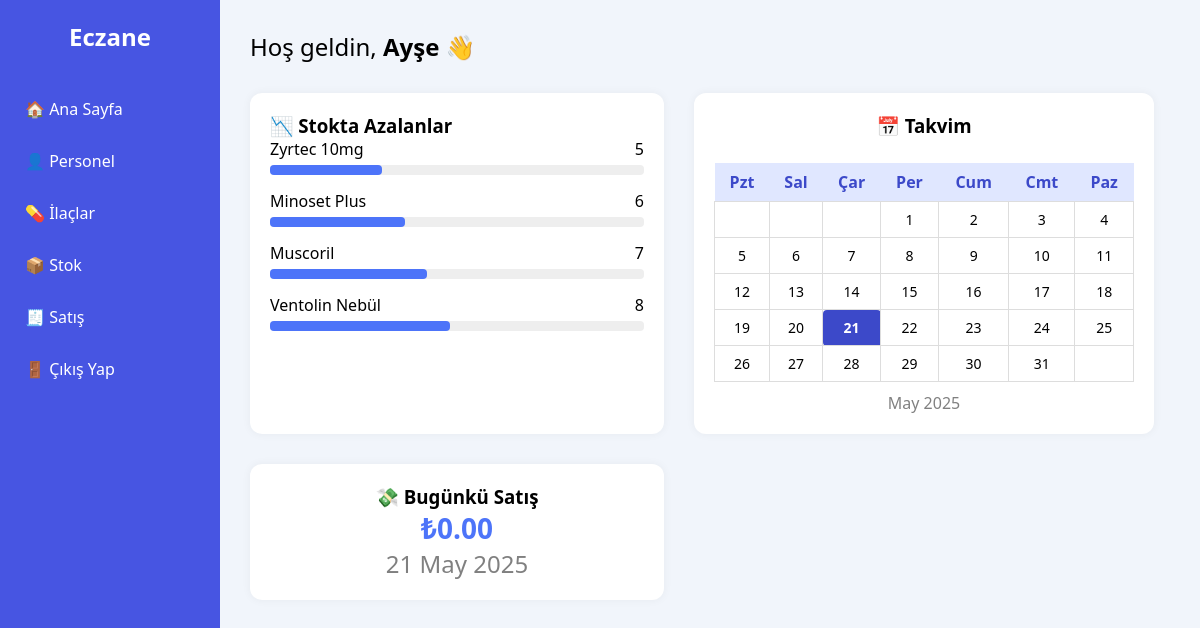
The app's page /src/anasayfa.php (signed in) with its own data.
### tables this page shows
CREATE TABLE `stok` (
  `Stok_ID` int(11) NOT NULL,
  `Ilac_ID` int(11) DEFAULT NULL,
  `Eczane_ID` int(11) DEFAULT NULL,
  `Tedarikci_ID` int(11) DEFAULT NULL,
  `Adet` int(11) DEFAULT NULL,
  `AlimTarihi` date DEFAULT NULL,
  `UretimTarihi` date DEFAULT NULL,
  `SKT` date DEFAULT NULL
);

CREATE TABLE `ilac` (
  `Ilac_ID` int(11) NOT NULL,
  `Barkod` varchar(50) DEFAULT NULL,
  `Urun_Ad` varchar(100) DEFAULT NULL,
  `EtkenMadde` varchar(100) DEFAULT NULL,
  `ATCKodu` varchar(20) DEFAULT NULL,
  `RuhsatNo` varchar(30) DEFAULT NULL,
  `KullanimYasi` varchar(20) DEFAULT NULL,
  `ReceteTuru` varchar(20) DEFAULT NULL,
  `Fiyat` decimal(10,2) DEFAULT NULL
);

### src/anasayfa.php (the view, shortened to what this page needs)
<?php
include("baglanti.php");
$personelAd = $_SESSION["personelAd"];
$azalanSorgu = $conn->query("SELECT i.Urun_Ad, s.Adet FROM stok s
JOIN ilac i ON s.Ilac_ID = i.Ilac_ID
WHERE s.Adet < 15
ORDER BY s.Adet ASC LIMIT 4");
$azalanlar = $azalanSorgu->fetch_all(MYSQLI_ASSOC);
$satisSorgu = $conn->query("
SELECT SUM(ri.SatisFiyati) AS ToplamSatis
FROM receteli_ilac ri
JOIN recete r ON ri.Recete_ID = r.Recete_ID
WHERE DATE(r.Tarih) = CURDATE()
");$toplamSatis = $satisSorgu->fetch_assoc()["ToplamSatis"] ?? 0;
?>
<!DOCTYPE html>
<html lang="tr">
<head>
</head>
<body>
  <div class="sidebar">
    <h2>Eczane</h2>
    <a href="anasayfa.php" class="menu-item">🏠 Ana Sayfa</a>
    <a href="personel.php" class="menu-item">👤 Personel</a>
    <a href="ilaclar.php" class="menu-item">💊 İlaçlar</a>
    <a href="stok.php" class="menu-item">📦 Stok</a>
    <a href="satis.php" class="menu-item">🧾 Satış</a>
    <a href="logout.php" class="menu-item">🚪 Çıkış Yap</a>
  </div>
  <div class="main-content">
    <div class="header">Hoş geldin, <strong><?php echo $personelAd; ?></strong> 👋</div>
    <div class="dashboard">
      <div class="card" style="width: 45%;">
        <h3>📉 Stokta Azalanlar</h3>
        <?php foreach($azalanlar as $ilac): ?>
          <div class="stok-item">
            <div class="stok-label">
              <span><?php echo $ilac['Urun_Ad']; ?></span>
              <span><?php echo $ilac['Adet']; ?></span>
            </div>
            <div class="stok-bar">
              <div class="stok-bar-inner" style="width: <?php echo $ilac['Adet'] * 6; ?>%;"></div>
            </div>
          </div>
        <?php endforeach; ?>
      </div>
      <div class="card calendar-card">
    <h3 style="margin-bottom: 25px;">📅 Takvim</h3>
    <table class="calendar">
      <tr>
        <th>Pzt</th>
        <th>Sal</th>
        <th>Çar</th>
        <th>Per</th>
        <th>Cum</th>
        <th>Cmt</th>
        <th>Paz</th>
      </tr>
      <?php
      $ay = date('m');
      $yil = date('Y');
      $gunSayisi = cal_days_in_month(CAL_GREGORIAN, $ay, $yil);
      $ilkGun = date('N', strtotime("$yil-$ay-01"));
      $gun = 1;
      for ($satir = 0; $satir < 6; $satir++) {
          echo "<tr>";
          for ($sutun = 1; $sutun <= 7; $sutun++) {
              if (($satir == 0 && $sutun < $ilkGun) || $gun > $gunSayisi) {
                  echo "<td></td>";
              } else {
                  $bugun = date('j') == $gun ? 'class="today"' : '';
                  echo "<td $bugun>$gun</td>";
                  $gun++;
              }
          }
          echo "</tr>";
          if ($gun > $gunSayisi) break;
      }
      ?>
    </table>
    <p style="margin-top:10px; color: gray;"><?php echo date("F Y", strtotime("$yil-$ay-01")); ?></p>
  </div>
</div>
      <div class="card" style="width: 45%; text-align: center;">
        <h3>💸 Bugünkü Satış</h3>
        <div style="font-size: 28px; font-weight: bold; color: #4d74f9;">
          ₺<?php echo number_format($toplamSatis, 2); ?>
        </div>
        <p style="font-size: 24px; color: gray;"><?php echo date("d F Y"); ?></p>
      </div>
    </div>
</body>
</html>

### src/anasayfa.php (style rules this page uses)
.calendar-card { width: 50%; max width: 450px; text-align: center; padding: 20px; }
.calendar { width: 100%; border-collapse: collapse; margin: auto; }
.calendar th { background-color: #e0e7ff; color: #3C49C9; padding: 8px; font-weight: 600; }
.calendar td { padding: 8px; border: 1px solid #ddd; font-size: 14px; }
.calendar td.today { background-color: #3C49C9; color: white; font-weight: bold; border-radius: 4px; }
* { margin: 0; padding: 0; box-sizing: border-box; font-family: 'Segoe UI', sans-serif; }
body { display: flex; height: 100vh; background-color: #f1f5fb; }
.sidebar { width: 220px; background-color: #4755e2; color: white; padding: 20px 0; }
.sidebar h2 { text-align: center; margin-bottom: 30px; }
.menu-item { padding: 15px 25px; text-decoration: none; color: white; display: block; transition: background 0.3s; }
.main-content { flex: 1; padding: 30px; }
.header { font-size: 24px; margin-bottom: 30px; }
.dashboard { display: flex; gap: 30px; margin-bottom: 30px; }
.card { background: white; padding: 20px; border-radius: 12px; box-shadow: 0 0 10px rgba(0,0,0,0.05); }
.stok-bar { height: 10px; background: #eee; border-radius: 4px; margin-top: 5px; }
.stok-bar-inner { height: 100%; background: #4d74f9; border-radius: 4px; }
.stok-item { margin-bottom: 15px; }
.stok-label { display: flex; justify-content: space-between; }

### records on screen
stok: Ilac_ID.Urun_Ad "Zyrtec 10mg", Adet "5"
stok: Ilac_ID.Urun_Ad "Minoset Plus", Adet "6"
stok: Ilac_ID.Urun_Ad "Muscoril", Adet "7"
stok: Ilac_ID.Urun_Ad "Ventolin Nebül", Adet "8"

### other values on screen
$personelAd "Ayşe"
$toplamSatis "0.00"
